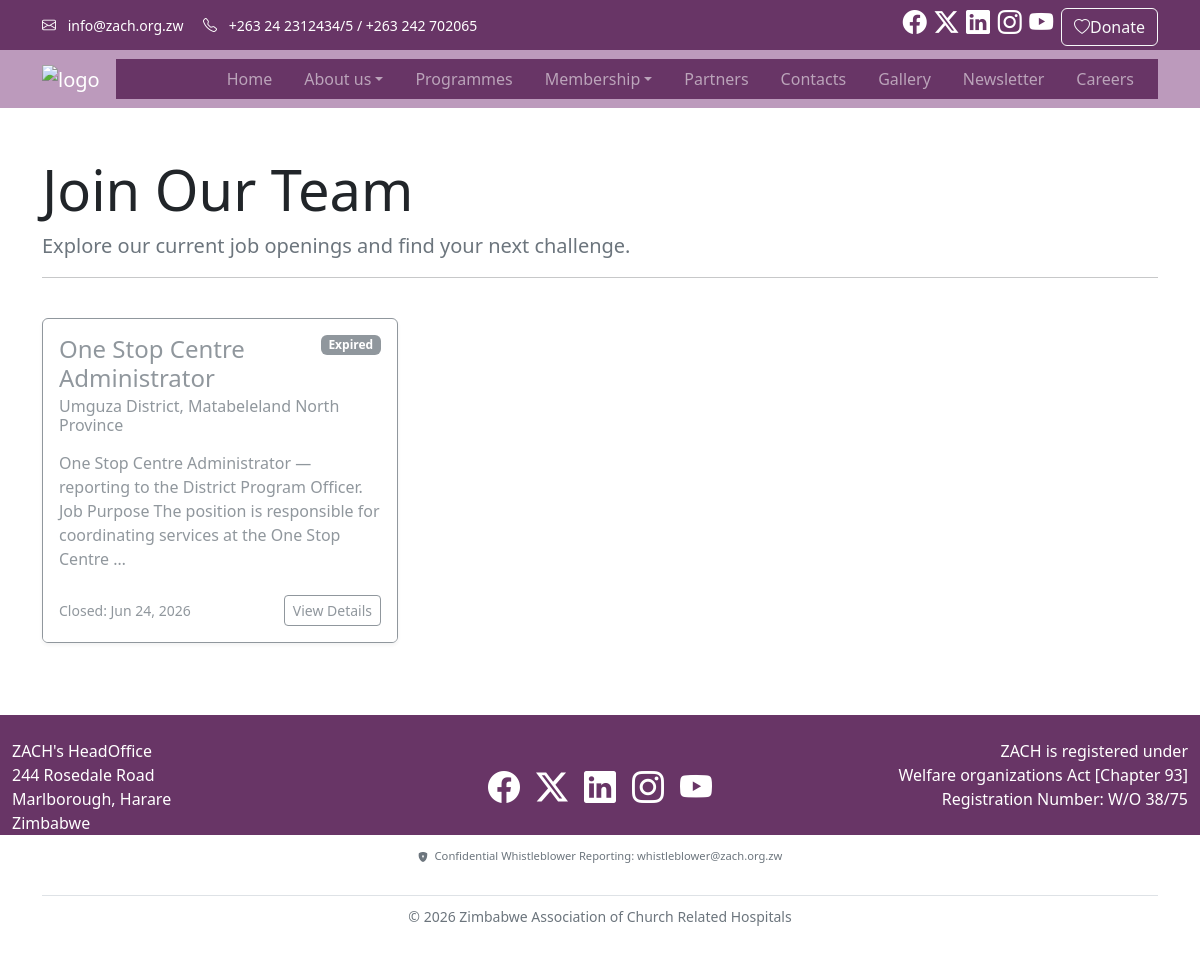
The app's page /careers/ with its own data.
### zachmain/careers/models.py (models this page shows, shortened)
class JobListing(TimeStampedModel):
    title = models.CharField(max_length=255)
    description = models.TextField()
    location = models.CharField(max_length=100)
    closing_date = models.DateTimeField(
        help_text="The date and time when the advert will expire."
    )
    application_link = models.URLField(
        max_length=500,
        help_text="The external link (e.g., LinkedIn or Google Forms) for submissions."
    )
    is_active = models.BooleanField(default=True)
    class Meta:
        ordering = ["-created"] # Newest adverts first
    @property
    def is_expired(self):
        return timezone.now() > self.closing_date

### zachmain/careers/views.py (the view)
# urls.py: path("", job_list, name="list"),
def job_list(request):
    jobs = JobListing.objects.filter(is_active=True).order_by("-created")
    context = {
        "jobs": jobs,
    }
    return render(request, "careers/job_list.html", context)

### zachmain/news/context_processors.py (called while the page is built)
def latest_articles(request):
    return {
        "latest_articles": Article.objects.order_by("-created_at")[:5],
    }

### zachmain/users/context_processors.py (called while the page is built)
def allauth_settings(request):
    return {
        "ACCOUNT_ALLOW_REGISTRATION": settings.ACCOUNT_ALLOW_REGISTRATION,
    }

### zachmain/templates/careers/job_list.html (shortened to what this page needs)
{% extends "base.html" %}
{% block content %}
<div class="container py-5">
  <div class="row mb-4">
    <div class="col">
      <h1 class="display-4">Join Our Team</h1>
      <p class="lead text-muted">Explore our current job openings and find your next challenge.</p>
      <hr>
    </div>
  </div>
  <div class="row">
    {% for job in jobs %}
    <div class="col-md-6 col-lg-4 mb-4">
      <div class="card h-100 shadow-sm {% if job.is_expired %}border-secondary opacity-75{% else %}border-0{% endif %}">
        <div class="card-body">
          <div class="d-flex justify-content-between align-items-start">
            <h4 class="card-title {% if job.is_expired %}text-secondary{% else %}text-primary{% endif %}">{{ job.title }}</h4>
            {% if job.is_expired %}
              <span class="badge bg-secondary ms-2 flex-shrink-0">Expired</span>
            {% endif %}
          </div>
          <h6 class="card-subtitle mb-2 text-muted">
             {{ job.location }}
          </h6>
          <p class="card-text mt-3 text-secondary">
            {{ job.description|truncatewords:25 }}
          </p>
        </div>
        <div class="card-footer bg-white border-top-0 pb-3">
          <div class="d-flex justify-content-between align-items-center">
            <small class="text-muted">
              {% if job.is_expired %}
                Closed: {{ job.closing_date|date:"M d, Y" }}
              {% else %}
                Closes: {{ job.closing_date|date:"M d, Y" }}
              {% endif %}
            </small>
            <a href="{% url 'careers:detail' job.pk %}" class="btn btn-sm {% if job.is_expired %}btn-outline-secondary{% else %}btn-outline-primary{% endif %}">
              View Details
            </a>
          </div>
        </div>
      </div>
    </div>
    {% empty %}
    <div class="col-12 text-center py-5">
      <div class="alert alert-info">
        Currently, there are no open positions. Please check back later!
      </div>
    </div>
    {% endfor %}
  </div>
</div>
{% endblock %}

### zachmain/static/css/custom.css (style rules this page uses)
body { overflow-x: hidden; }
.card { box-shadow: 0 2px 8px rgba(0, 0, 0, 0.08); }

### records on screen
JobListing: title "One Stop Centre Administrator", shows "Expired", location "Umguza District, Matabeleland North Province", description "One Stop Centre Administrator — reporting to the District Program Officer. Job Purpose The position is responsible for coordinating services at the One Stop Centre …", closing_date "Jun 24, 2026"
